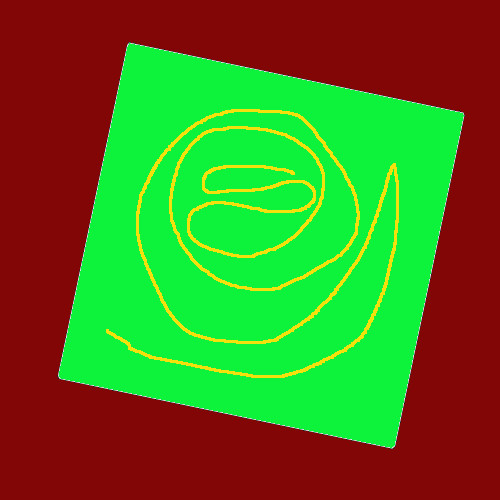
#> input picture resources/img/colorsquare.jpg, 500 x 500 px
$ python contours.py
#> lines starting #> are read from the running program, lines starting #| are printed output that depends on the picture; after the words box and inside, x2 and y2 are one past the last pixel; in counts of white or black regions, pixels touching at a corner belong together; long printed decimals are rounded
'''
from https://docs.opencv.org/4.11.0/dd/d49/tutorial_py_contour_features.html
The thing they skip over is that finding contours is done with grayscale/b&w
images but all the drawing of contours is done on color images.
The first 3 stanzas below convert the color image into a thresholded grayscale
which contains only black or white pixels and then find its contours. The 4th
stanza converts the b&w image back into a color image that gets the contours
drawn upon in the 5th stanza.
After the divider, cnt is set to contours[0] and then cnt is used in most of
the other functions, like finding the center or area or perimeter or bounding
circle or rectangles or ellipse.
NOTE: It is very easy to blow up with divide by zero error if the image has
extraneous dots outside main body of contoured image
'''
import numpy as np
import cv2 as cv

def show_img(img, win_title):
    #print(img.shape) #verify if color or grayscale image
    cv.imshow(win_title, img)
    cv.waitKey(0)
    cv.destroyAllWindows()

original_image = cv.imread('resources/img/colorsquare.jpg')
#> original_image is the input picture: shape (500, 500, 3); mean B, G, R 30.3, 117.6, 82.5
assert original_image is not None, "file could not be read, check with os.path.exists()"
show_img(original_image, 'Original Color Image')

gray_image = cv.cvtColor(original_image, cv.COLOR_BGR2GRAY)
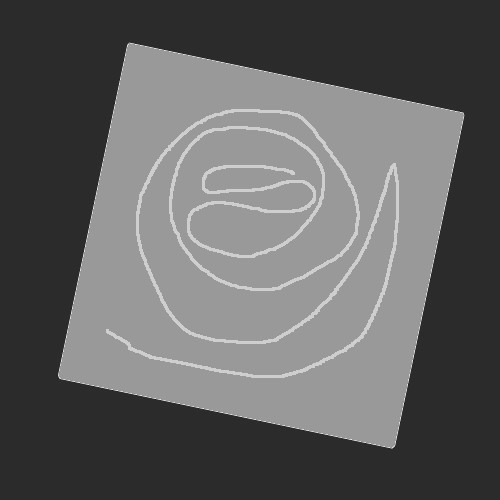
#> gray_image: shape (500, 500); min 17, max 240, mean 97
show_img(gray_image, 'Gray-Scale Image')

ret,bw_thresh_image = cv.threshold(gray_image,127,255,0)
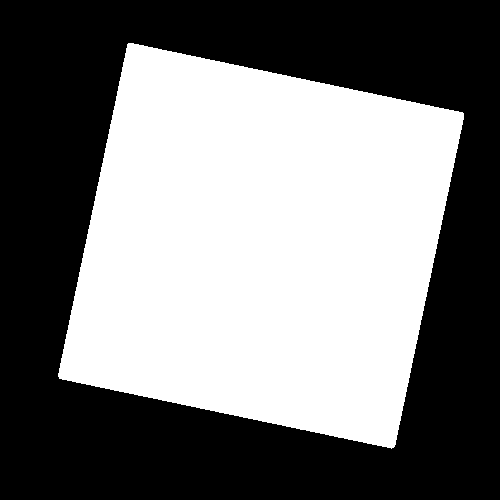
#> bw_thresh_image: shape (500, 500); 47.4% white; 1 white region
contours,hierarchy = cv.findContours(bw_thresh_image, cv.RETR_TREE, cv.CHAIN_APPROX_SIMPLE)
#> contours = 1 contour; box (x1, y1, x2, y2) and area: (58, 43, 464, 449) 117723
show_img(bw_thresh_image, 'Black & White Thresholded Image')

# Draw the contours on a COLOR image (can't draw contour colors on B&W image)
color_thresh_image = cv.cvtColor(bw_thresh_image, cv.COLOR_GRAY2BGR)
#> color_thresh_image: shape (500, 500, 3); 47.4% white; 1 white region, box (x1, y1, x2, y2) and area: (58, 43, 464, 449) 118393
#show_img(contour_color_image, 'Color version of B&W Image')

saved_color_image = color_thresh_image.copy()
cv.drawContours(color_thresh_image, contours, -1, (0, 255, 0), 3)
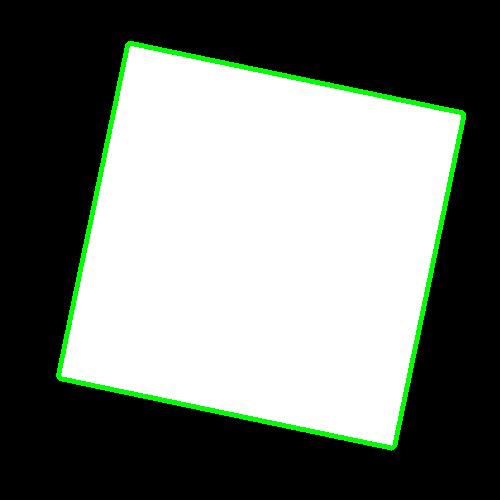
#> color_thresh_image: shape (500, 500, 3); mean B, G, R 116.7, 123.5, 116.7
contour_image = color_thresh_image.copy()
show_img(contour_image, 'Contours drawn on Color version of B&W Image')

# ===========
cnt = contours[0]
#> cnt = contour of 564 points, box (x1, y1, x2, y2) (58, 43, 464, 449), area 117723
M = cv.moments(cnt)
#> M = moments, m00 117723, centre m10/m00, m01/m00 = (260.6, 245.2)
#print( M )

cx = int(M['m10']/M['m00'])
#> cx = 260
cy = int(M['m01']/M['m00'])
#> cy = 245

cv.circle(contour_image, (cx, cy), 5, (0, 0, 255), -1) #modifies image
#> contour_image: shape (500, 500, 3); 0.03% of pixels changed, all inside (x1, y1, x2, y2) = (255, 240, 266, 251)
show_img(contour_image, 'Contours Color Image with center point')
#print(f"centroid: {cx}, {cy}")

area = cv.contourArea(cnt)
#> area = 117723
print(f"area: {area}")
#| area: 117723.0

perimeter = cv.arcLength(cnt,True)
#> perimeter = 1454.8
print(f"Perimeter: {perimeter}")
#| Perimeter: 1454.808

epsilon = 0.1*cv.arcLength(cnt,True)
#> epsilon = 145.5
approx = cv.approxPolyDP(cnt,epsilon,True)
#> approx = [[128, 43], [59, 378], [393, 447], [463, 113]]
print("epsilon set to 10% of arc = 4 xy points")
#print(approx)

epsilon = 0.01*cv.arcLength(cnt,True)
#> epsilon = 14.55
approx = cv.approxPolyDP(cnt,epsilon,True)
print("epsilon set to 01% of arc = ~22 xy points")
#print(approx)

misc_img = np.zeros((500, 500, 3), dtype=np.uint8)
# Draw the contours
cv.drawContours(misc_img, contours, -1, (0, 255, 0), 3)
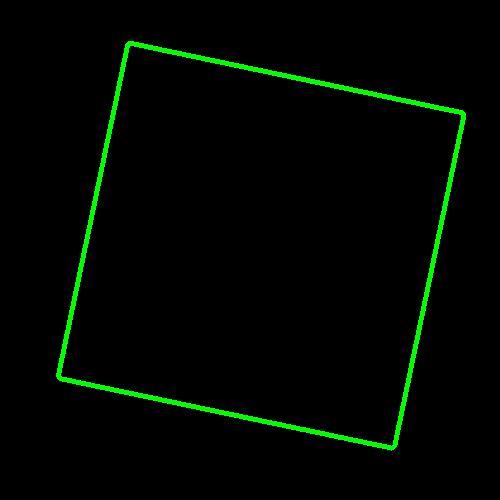
#> misc_img: shape (500, 500, 3); mean of channels 0, 1, 2 0, 6.8, 0; drawn as B, G, R
show_img(misc_img, 'Contours Drawn on Misc Image')

bounded_image = saved_color_image.copy()
x,y,w,h = cv.boundingRect(cnt)
#> x = 58; y = 43; w = 406; h = 406
cv.rectangle(bounded_image, (x,y), (x+w, y+h), (0,255,0),2)
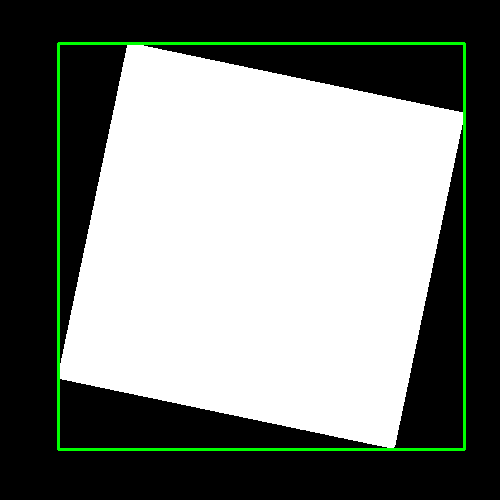
#> bounded_image: shape (500, 500, 3); mean B, G, R 120.7, 125.7, 120.7
show_img(bounded_image, 'Image with Bounding Rectange')

rect = cv.minAreaRect(cnt)
box = cv.boxPoints(rect)
#print(box)
box = np.int64(box)
# print(box)
cv.drawContours(bounded_image, [box], 0, (0,0,255),2)
show_img(bounded_image, 'Image with Bounded and Rotated Rectangle')

(x,y), radius = cv.minEnclosingCircle(cnt)
print((x,y), radius)
center = (int(x), int(y))
radius = int(radius)
cv.circle(bounded_image, center, radius, (255,0,0),2)
show_img(bounded_image, "Image Bounded by Circle and Rectangles")

ellipse = cv.fitEllipse(cnt)
cv.ellipse(bounded_image, ellipse, (0,255,0),2)
show_img(bounded_image, "Image Bounded by Ellipse, Circle, and Rectangles")
